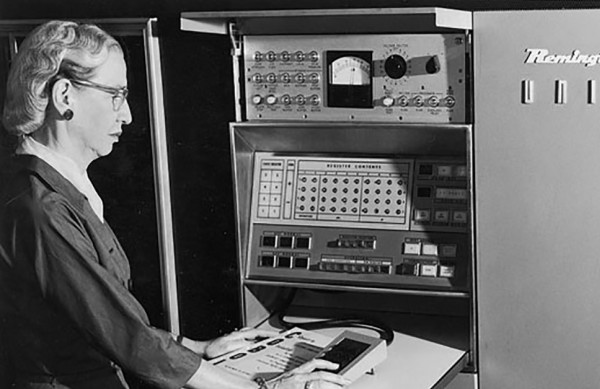
#> input picture grace_hopper.png, 600 x 389 px
$ python gauss_filter_test.py
#> lines starting #> are read from the running program, lines starting #| are printed output that depends on the picture
### common.py
import numpy as np
from matplotlib import pyplot as plt
from PIL import Image


def read_img(path, greyscale=True):
#> called with path = 'grace_hopper.png', greyscale = True
    img = Image.open(path)
#> img is the input picture: PIL image 600x389 L; min 0, max 255, mean 95.6
    if greyscale:
        img = img.convert('L')
    else:
        img = img.convert('RGB')
    return np.array(img).astype(float)


def save_img(img, path):
    img = img - img.min()
    img = img / img.max()
    img = (img * 255).astype(np.uint8)
    img = Image.fromarray(img)
    img.save(path)
    print(path, "is saved!")


# [88 lines left out: functions find_maxima, visualize_scale_space, visualize_maxima, not called in this run]

### filters.py
import os

import numpy as np

from common import read_img, save_img


# [22 lines left out: function image_patches, not called in this run]


def convolve(image, kernel):
    """
    Return the convolution result: image * kernel.
    Reminder to implement convolution and not cross-correlation!
    Caution: Please use zero-padding.

    Input- image: H x W
           kernel: h x w
    Output- convolve: H x W
    """
    kernel_height, kernel_width = kernel.shape
    image_height, image_width = image.shape
#> image_height = 389; image_width = 600

    # Calculate the padding size
    pad_height = kernel_height // 2
    pad_width = kernel_width // 2

    # Pad the image with zeros
    padded_image = np.pad(image, ((pad_height, pad_height), (pad_width, pad_width)), mode='constant')
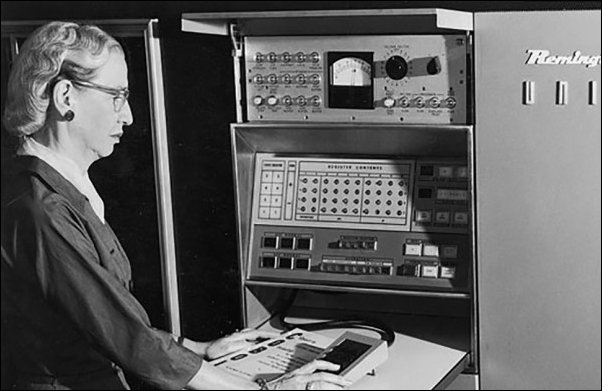
#> padded_image: shape (391, 602) float64; min 0, max 255, mean 94.8

    # Initialize the output image
    output = np.zeros_like(image)

    # Perform convolution
    for i in range(image_height):
        for j in range(image_width):
            patch = padded_image[i:i + kernel_height, j:j + kernel_width]
            output[i, j] = np.sum(patch * kernel)

    return output


# [19 lines left out: function edge_detection, not called in this run]

def gaussian_kernel(size, sigma):
    """
    Generate a Gaussian kernel of the specified size and standard deviation (sigma).

    Input:
    - size: An integer specifying the size of the kernel (should be odd).
    - sigma: A float specifying the standard deviation of the Gaussian distribution.

    Output:
    - kernel: A 2D NumPy array representing the Gaussian kernel.
    """
    kernel = np.fromfunction(lambda x, y: (1 / (2 * np.pi * sigma**2)) * np.exp(
        -((x - size//2)**2 + (y - size//2)**2) / (2 * sigma**2)), (size, size))
    kernel = kernel / np.sum(kernel)  # Normalize the kernel
    return kernel


# [114 lines left out: functions sobel_operator, main, not called in this run]


# [2 lines that do not run on import are left out]

### gauss_filter_test.py
import matplotlib.pyplot as plt
from filters import gaussian_kernel, convolve
from common import read_img, save_img


# Load the input image
img = read_img('grace_hopper.png')

# Apply Gaussian filtering
kernel_size = 3
sigma = 0.572
kernel = gaussian_kernel(kernel_size, sigma)
filtered_img = convolve(img, kernel)


# Plot the original and filtered images side by side
fig, axs = plt.subplots(1, 2, figsize=(10, 5))
axs[0].imshow(img, cmap='gray')
axs[0].set_title('Original Image')
axs[1].imshow(filtered_img, cmap='gray')
axs[1].set_title('Gaussian Filtered Image')
plt.tight_layout()
plt.show()
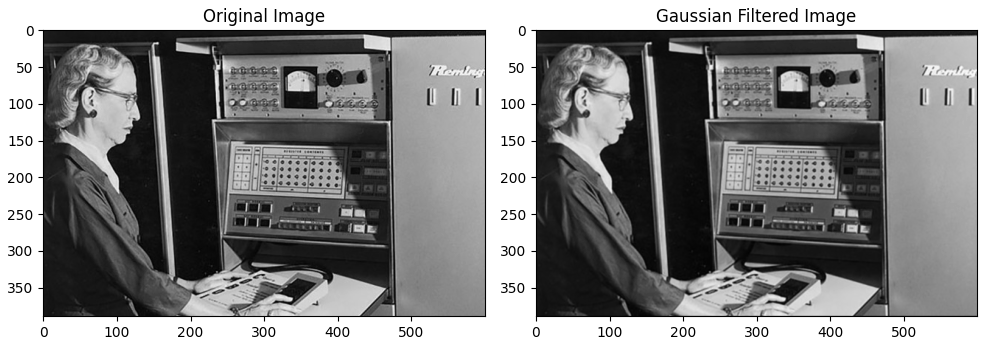
#> figure drawn by matplotlib, 2 panels


# Save the filtered image
save_img(filtered_img, 'gaussian_filtered.png')
